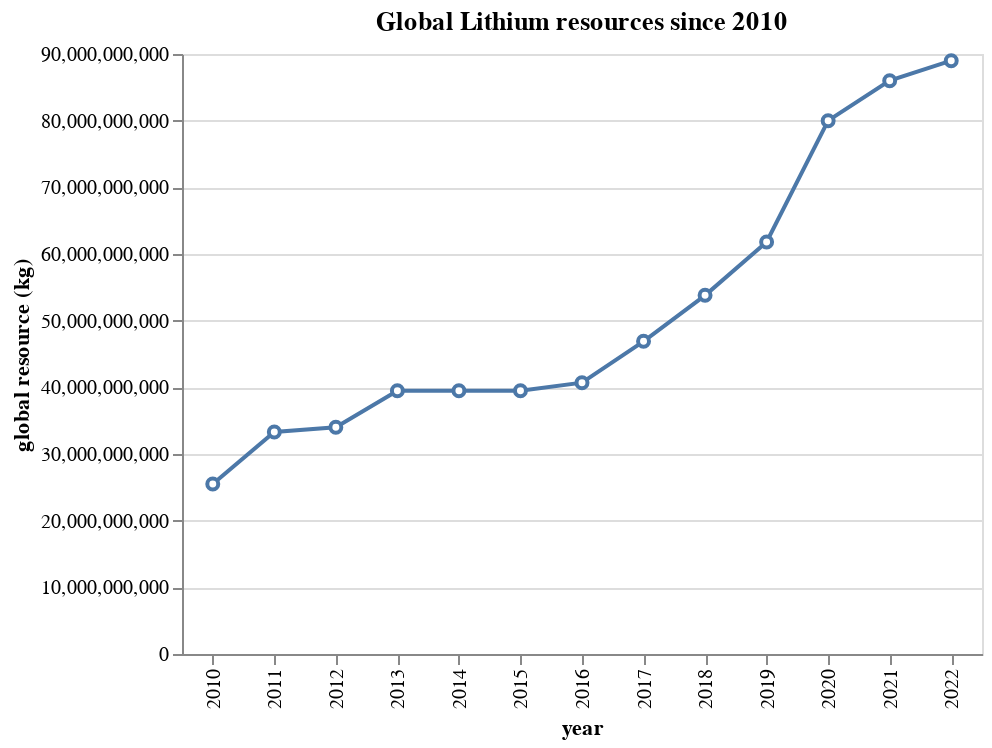

The notebook cell this image was saved under:
### Code cell
(alt.Chart(lithium_df, title='Global Lithium "resources" since 2010', width=400, height=300)
    .mark_line(
        point=dict(fill='#FFFFFF', stroke='k')
    )
    .encode(
        x='year:O',
        y='global resource (kg):Q',
        tooltip=['year',
                 'global resource (kg)', 
                 'global reserves (kg)']
    )
)

### Figure 1 — Vega-Lite specification as saved in the notebook (floating-point values rounded to 4 significant figures)
{"config": {"view": {"continuousWidth": 400, "continuousHeight": 300}}, "data": {"name": "data-2487a19df4a30a291a690bcd879c5e86"}, "mark": {"type": "line", "point": {"fill": "#FFFFFF", "stroke": "k"}}, "encoding": {"tooltip": [{"field": "year", "type": "quantitative"}, {"field": "global resource (kg)", "type": "quantitative"}, {"field": "global reserves (kg)", "type": "quantitative"}], "x": {"field": "year", "type": "ordinal"}, "y": {"field": "global resource (kg)", "type": "quantitative"}}, "height": 300, "title": "Global Lithium resources since 2010", "width": 400, "$schema": "https://vega.github.io/schema/vega-lite/v4.17.0.json", "datasets": {"data-2487a19df4a30a291a690bcd879c5e86": [{"year": 2022.0, "global resource (kg)": 89000000000.0, "global production excl. US [first estimate] (kg)": null, "global production excl. US [latest estimate] (kg)": null, "global reserves (kg)": 2200000.0}, {"year": 2021.0, "global resource (kg)": 86000000000.0, "global production excl. US [first estimate] (kg)": 100000.0, "global production excl. US [latest estimate] (kg)": null, "global reserves (kg)": 2100000.0}, {"year": 2020.0, "global resource (kg)": 80000000000.0, "global production excl. US [first estimate] (kg)": 82000.0, "global production excl. US [latest estimate] (kg)": 82500.0, "global reserves (kg)": 1700000.0}, {"year": 2019.0, "global resource (kg)": 61800000000.0, "global production excl. US [first estimate] (kg)": 77000.0, "global production excl. US [latest estimate] (kg)": 86000.0, "global reserves (kg)": 1400000.0}, {"year": 2018.0, "global resource (kg)": 53800000000.0, "global production excl. US [first estimate] (kg)": 85000.0, "global production excl. US [latest estimate] (kg)": 95000.0, "global reserves (kg)": 1600000.0}, {"year": 2017.0, "global resource (kg)": 46900000000.0, "global production excl. US [first estimate] (kg)": 43000.0, "global production excl. US [latest estimate] (kg)": 69000.0, "global reserves (kg)": 1400000.0}, {"year": 2016.0, "global resource (kg)": 40700000000.0, "global production excl. US [first estimate] (kg)": 35000.0, "global production excl. US [latest estimate] (kg)": 38000.0, "global reserves (kg)": 1400000.0}, {"year": 2015.0, "global resource (kg)": 39500000000.0, "global production excl. US [first estimate] (kg)": 31500.0, "global production excl. US [latest estimate] (kg)": 32500.0, "global reserves (kg)": 1350000.0}, {"year": 2014.0, "global resource (kg)": 39500000000.0, "global production excl. US [first estimate] (kg)": 31700.0, "global production excl. US [latest estimate] (kg)": 46000.0, "global reserves (kg)": 1300000.0}, {"year": 2013.0, "global resource (kg)": 39500000000.0, "global production excl. US [first estimate] (kg)": 35000.0, "global production excl. US [latest estimate] (kg)": 34000.0, "global reserves (kg)": 1300000.0}, {"year": 2012.0, "global resource (kg)": 34000000000.0, "global production excl. US [first estimate] (kg)": 37000.0, "global production excl. US [latest estimate] (kg)": 35000.0, "global reserves (kg)": 1300000.0}, {"year": 2011.0, "global resource (kg)": 33300000000.0, "global production excl. US [first estimate] (kg)": 34000.0, "global production excl. US [latest estimate] (kg)": 34100.0, "global reserves (kg)": 1300000.0}, {"year": 2010.0, "global resource (kg)": 25500000000.0, "global production excl. US [first estimate] (kg)": 25300.0, "global production excl. US [latest estimate] (kg)": 28100.0, "global reserves (kg)": 990000.0}]}}
